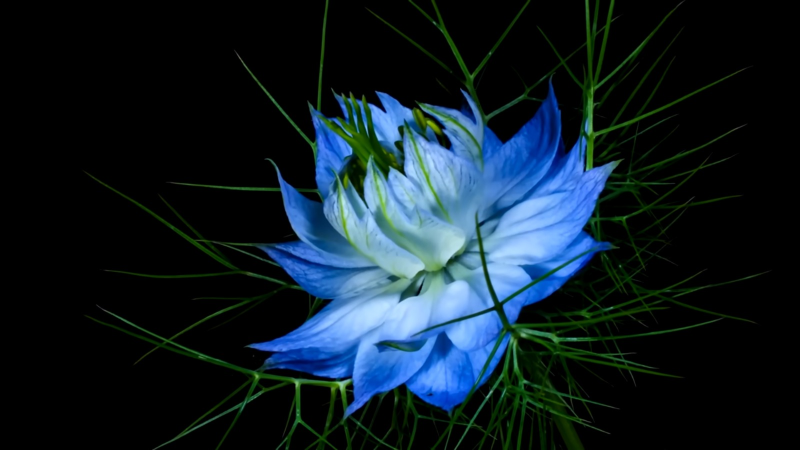
#> input picture Medio Curso/1._Umbral adaptativo/imagen a color.png, 1600 x 900 px, found by its file name (shown at 1/2 size)
$ python '9._Umbral 8 Colores.py'
#> lines starting #> are read from the running program, lines starting #| are printed output that depends on the picture
import cv2
import numpy as np
import matplotlib.pyplot as plt

# Cargamos la imagen
imagen_color = cv2.imread("imagen a color.png")
#> imagen_color is the input picture: shape (900, 1600, 3); mean B, G, R 39.6, 30.8, 16.3
if imagen_color is None:
    print("Error: No se pudo cargar la imagen. Asegúrate de que el archivo está en el directorio correcto.")
else:
    # Convertimos la imagen a escala de grises
    imagen = cv2.cvtColor(imagen_color, cv2.COLOR_BGR2GRAY)
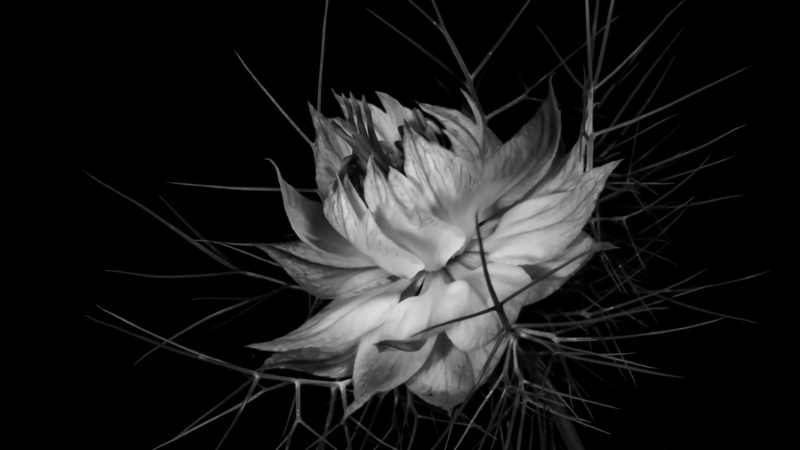
#> imagen: shape (900, 1600) (shown at 1/2 size); min 0, max 221, mean 27.5

    # Los puntos donde se va a dividir la Umbralizacion
    thresholds = [32, 64, 96, 128, 160, 192, 224]

    # Devuelve la imagen umralizada solo con ceros
    imagen_umbralizada = np.zeros_like(imagen)

    # Divide la umbralizacion en 2 colores
    imagen_umbralizada[imagen <= thresholds[0]] = 0
    imagen_umbralizada[(imagen > thresholds[0]) & (imagen <= thresholds[1])] = 36
    imagen_umbralizada[(imagen > thresholds[1]) & (imagen <= thresholds[2])] = 72
    imagen_umbralizada[(imagen > thresholds[2]) & (imagen <= thresholds[3])] = 109
    imagen_umbralizada[(imagen > thresholds[3]) & (imagen <= thresholds[4])] = 145
    imagen_umbralizada[(imagen > thresholds[4]) & (imagen <= thresholds[5])] = 182
    imagen_umbralizada[(imagen > thresholds[5]) & (imagen <= thresholds[6])] = 218
    imagen_umbralizada[imagen > thresholds[6]] = 255

    # Histograma
    plt.hist(imagen_umbralizada.ravel(), bins=16, range=[0, 256], color='gray', alpha=0.7)

    plt.title('Histograma de Imagen con 8 Colores')
    plt.xlabel('Intensidad de Gris')
    plt.ylabel('Número de Píxeles')

    plt.show()
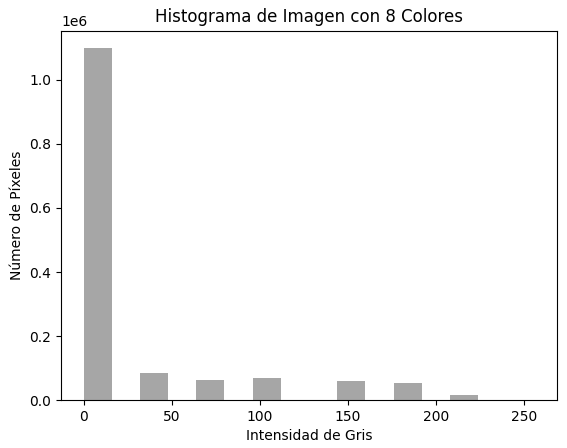
#> figure drawn by matplotlib, 1 panel; tallest bar 1098812 high, from x = 0 to 16

    # Guardar la matriz de la imagen en escala de grises en un archivo CSV
    np.savetxt('Imagen_escala_de_grises.csv', imagen, delimiter=',', fmt='%d')
    print("La matriz de la imagen en escala de grises se ha guardado en 'Imagen_escala_de_grises.csv'.")

    # Guardar la matriz de la imagen umbralizada en un archivo CSV
    np.savetxt('imagen_umbralizada_8_colores.csv', imagen_umbralizada, delimiter=',', fmt='%d')
    print("La matriz de la imagen umbralizada se ha guardado en 'imagen_umbralizada_8_colores'.")

    # Mostramos la imagen que se ah generado
    cv2.imshow('Imagen con Umbral de 8 Colores', imagen_umbralizada)
    cv2.waitKey(0)
    cv2.destroyAllWindows()

    # Guardamos la imagen en los archivos
    cv2.imwrite('imagen_umbralizada_8_colores.png', imagen_umbralizada)
